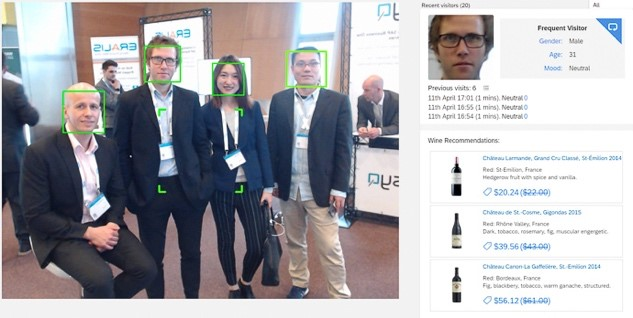
#> input picture inshop.jpg, 633 x 318 px
$ python -i blurry_detector.py   (imports and definitions only)   (older library calls are emulated)
#> lines starting #> are read from the running program, lines starting #| are printed output that depends on the picture
import cv2
class BlurryDetector(object):
    def __init__(self):
        self._threshhold = 80
    def check_is_blurry(self,img):
        gray = cv2.cvtColor(img, cv2.COLOR_RGB2GRAY)
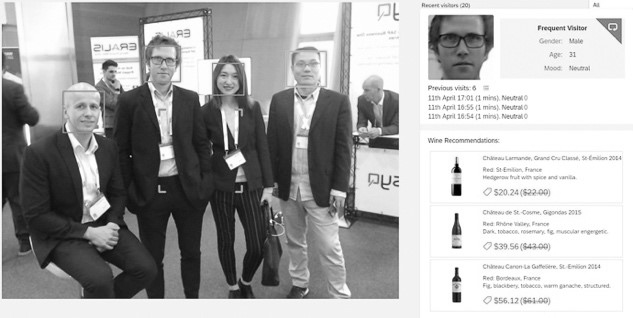
#> gray: shape (318, 633); min 0, max 255, mean 170.4
        gray =  cv2.resize(gray, (100, 100))
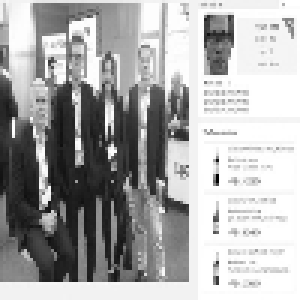
#> gray: shape (100, 100) (shown 3 times larger); min 1, max 255, mean 170.2
        score =  cv2.Laplacian(gray, cv2.CV_64F).var()
#> score = 7243.2
        return False if score > self._threshhold else True

>>> import cv2
>>> picture = cv2.cvtColor(cv2.imread('../../../inshop.jpg'), cv2.COLOR_BGR2RGB)
>>> result = BlurryDetector().check_is_blurry(picture)
#> result = False

$ run again, on 2.png
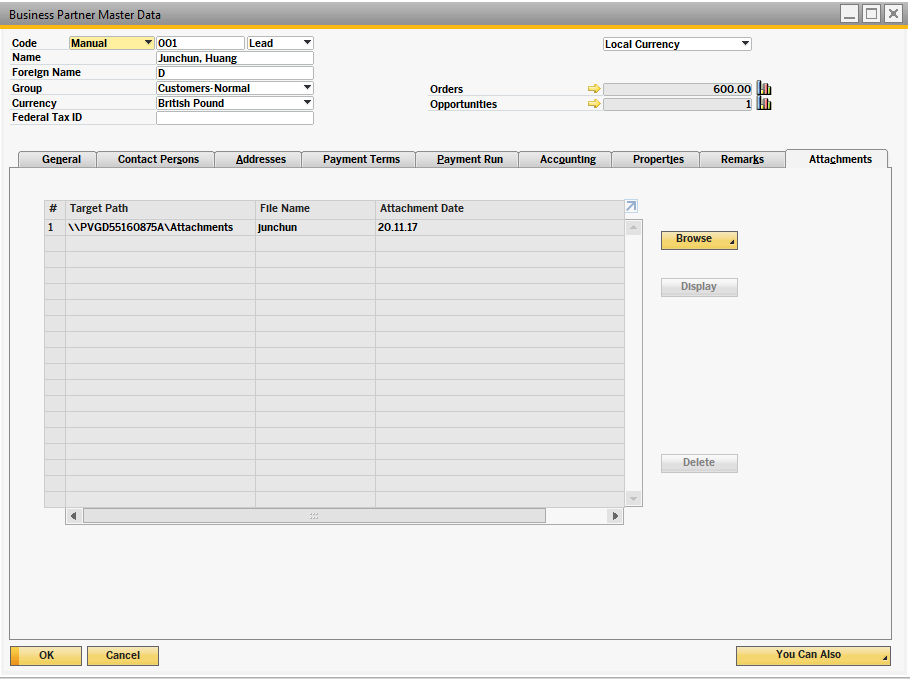
#> input picture 2.png, 910 x 679 px
#> in check_is_blurry, `gray = cv2.cvtColor(img, cv2.COLOR_RGB2GRAY)`:
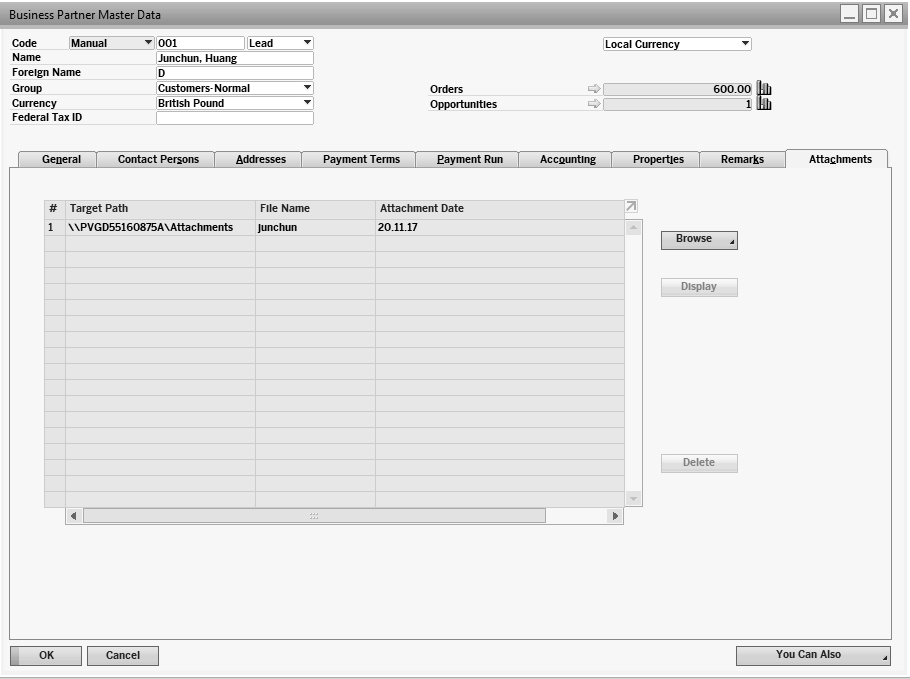
#> gray: shape (679, 910); min 0, max 255, mean 233.4
#> in check_is_blurry, `gray =  cv2.resize(gray, (100, 100))`:
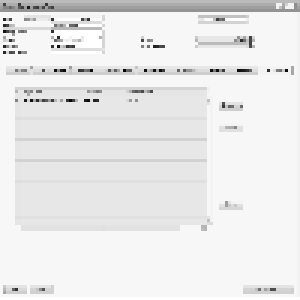
#> gray: shape (100, 100) (shown 3 times larger); min 2, max 255, mean 233.8
#> score = 5358.8
#> result = False
